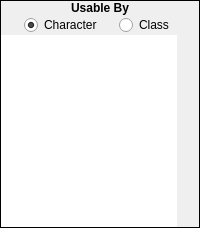
            <widget class="QFrame" name="frame_105">
             <property name="sizePolicy">
              <sizepolicy hsizetype="Fixed" vsizetype="Expanding">
               <horstretch>0</horstretch>
               <verstretch>0</verstretch>
              </sizepolicy>
             </property>
             <property name="focusPolicy">
              <enum>Qt::ClickFocus</enum>
             </property>
             <property name="frameShape">
              <enum>QFrame::Box</enum>
             </property>
             <property name="frameShadow">
              <enum>QFrame::Plain</enum>
             </property>
             <layout class="QVBoxLayout" name="verticalLayout_210">
              <property name="spacing">
               <number>0</number>
              </property>
              <property name="margin">
               <number>0</number>
              </property>
              <item>
               <widget class="QLabel" name="label_166">
                <property name="sizePolicy">
                 <sizepolicy hsizetype="Preferred" vsizetype="Fixed">
                  <horstretch>0</horstretch>
                  <verstretch>0</verstretch>
                 </sizepolicy>
                </property>
                <property name="font">
                 <font>
                  <weight>75</weight>
                  <bold>true</bold>
                 </font>
                </property>
                <property name="focusPolicy">
                 <enum>Qt::ClickFocus</enum>
                </property>
                <property name="text">
                 <string>Usable By</string>
                </property>
                <property name="alignment">
                 <set>Qt::AlignCenter</set>
                </property>
               </widget>
              </item>
              <item>
               <widget class="QWidget" name="widget_120" native="true">
                <property name="focusPolicy">
                 <enum>Qt::ClickFocus</enum>
                </property>
                <layout class="QVBoxLayout" name="verticalLayout_211">
                 <property name="spacing">
                  <number>0</number>
                 </property>
                 <property name="margin">
                  <number>0</number>
                 </property>
                 <item>
                  <widget class="QWidget" name="widget_121" native="true">
                   <property name="sizePolicy">
                    <sizepolicy hsizetype="Preferred" vsizetype="Fixed">
                     <horstretch>0</horstretch>
                     <verstretch>0</verstretch>
                    </sizepolicy>
                   </property>
                   <property name="focusPolicy">
                    <enum>Qt::ClickFocus</enum>
                   </property>
                   <layout class="QHBoxLayout" name="horizontalLayout_88">
                    <property name="spacing">
                     <number>0</number>
                    </property>
                    <property name="leftMargin">
                     <number>6</number>
                    </property>
                    <property name="topMargin">
                     <number>0</number>
                    </property>
                    <property name="rightMargin">
                     <number>6</number>
                    </property>
                    <property name="bottomMargin">
                     <number>0</number>
                    </property>
                    <item>
                     <widget class="QRadioButton" name="medicine_rbUsableByCharacter">
                      <property name="sizePolicy">
                       <sizepolicy hsizetype="Fixed" vsizetype="Fixed">
                        <horstretch>0</horstretch>
                        <verstretch>0</verstretch>
                       </sizepolicy>
                      </property>
                      <property name="focusPolicy">
                       <enum>Qt::ClickFocus</enum>
                      </property>
                      <property name="text">
                       <string>Character</string>
                      </property>
                      <property name="checked">
                       <bool>true</bool>
                      </property>
                     </widget>
                    </item>
                    <item>
                     <widget class="QRadioButton" name="medicine_rbUsableByClass">
                      <property name="sizePolicy">
                       <sizepolicy hsizetype="Fixed" vsizetype="Fixed">
                        <horstretch>0</horstretch>
                        <verstretch>0</verstretch>
                       </sizepolicy>
                      </property>
                      <property name="focusPolicy">
                       <enum>Qt::ClickFocus</enum>
                      </property>
                      <property name="text">
                       <string>Class</string>
                      </property>
                     </widget>
                    </item>
                   </layout>
                  </widget>
                 </item>
                 <item>
                  <widget class="QTableWidget" name="medicine_twCharacterClassList">
                   <property name="sizePolicy">
                    <sizepolicy hsizetype="Fixed" vsizetype="Preferred">
                     <horstretch>0</horstretch>
                     <verstretch>0</verstretch>
                    </sizepolicy>
                   </property>
                   <property name="minimumSize">
                    <size>
                     <width>176</width>
                     <height>0</height>
                    </size>
                   </property>
                   <property name="maximumSize">
                    <size>
                     <width>176</width>
                     <height>16777215</height>
                    </size>
                   </property>
                   <property name="focusPolicy">
                    <enum>Qt::ClickFocus</enum>
                   </property>
                   <property name="frameShape">
                    <enum>QFrame::NoFrame</enum>
                   </property>
                   <property name="horizontalScrollBarPolicy">
                    <enum>Qt::ScrollBarAlwaysOff</enum>
                   </property>
                   <property name="editTriggers">
                    <set>QAbstractItemView::NoEditTriggers</set>
                   </property>
                   <property name="tabKeyNavigation">
                    <bool>false</bool>
                   </property>
                   <property name="selectionMode">
                    <enum>QAbstractItemView::NoSelection</enum>
                   </property>
                   <property name="verticalScrollMode">
                    <enum>QAbstractItemView::ScrollPerPixel</enum>
                   </property>
                   <property name="horizontalScrollMode">
                    <enum>QAbstractItemView::ScrollPerPixel</enum>
                   </property>
                   <property name="showGrid">
                    <bool>false</bool>
                   </property>
                   <property name="wordWrap">
                    <bool>false</bool>
                   </property>
                   <property name="cornerButtonEnabled">
                    <bool>false</bool>
                   </property>
                   <attribute name="horizontalHeaderVisible">
                    <bool>false</bool>
                   </attribute>
                   <attribute name="horizontalHeaderStretchLastSection">
                    <bool>true</bool>
                   </attribute>
                   <attribute name="verticalHeaderVisible">
                    <bool>false</bool>
                   </attribute>
                   <column>
                    <property name="text">
                     <string>New Column</string>
                    </property>
                   </column>
                  </widget>
                 </item>
                </layout>
               </widget>
              </item>
             </layout>
            </widget>
